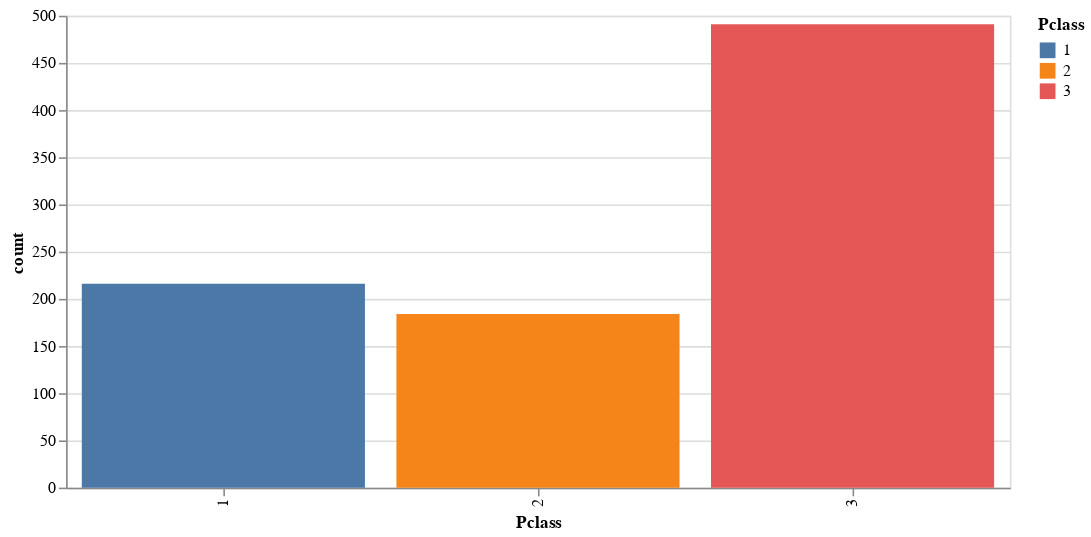

The notebook cell this image was saved under:
### Markdown cell above
### Altair
We can pass a `DataFrame` directly to Altair

### Code cell
(
    alt.Chart(
        passenger_class_counts_df,
        width=600
    )
    .mark_bar()
    .encode(
        x="Pclass:N",
        y="count:Q",
        color="Pclass:N",
    )
)

### Figure 1 — Vega-Lite specification as saved in the notebook (floating-point values rounded to 4 significant figures)
{"config": {"view": {"continuousWidth": 300, "continuousHeight": 300}}, "data": {"name": "data-c179d07eb7ac53181c4c136d7aaec007"}, "mark": {"type": "bar"}, "encoding": {"color": {"field": "Pclass", "type": "nominal"}, "x": {"field": "Pclass", "type": "nominal"}, "y": {"field": "count", "type": "quantitative"}}, "width": 600, "$schema": "https://vega.github.io/schema/vega-lite/v5.8.0.json", "datasets": {"data-c179d07eb7ac53181c4c136d7aaec007": [{"Pclass": 1, "count": 216}, {"Pclass": 2, "count": 184}, {"Pclass": 3, "count": 491}]}}
